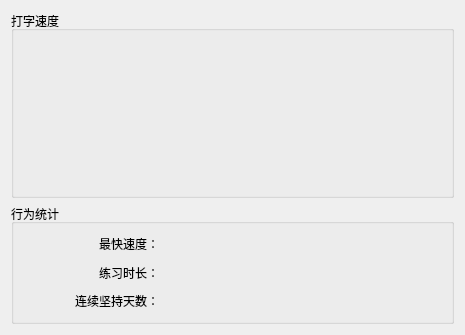
<?xml version="1.0" encoding="UTF-8"?>
<ui version="4.0">
 <class>WUserRecord</class>
 <widget class="QWidget" name="WUserRecord">
  <property name="geometry">
   <rect>
    <x>0</x>
    <y>0</y>
    <width>465</width>
    <height>335</height>
   </rect>
  </property>
  <property name="windowTitle">
   <string>Form</string>
  </property>
  <layout class="QVBoxLayout" name="verticalLayout_4">
   <item>
    <layout class="QVBoxLayout" name="verticalLayout_3">
     <item>
      <widget class="QGroupBox" name="groupBox">
       <property name="title">
        <string>打字速度</string>
       </property>
       <layout class="QVBoxLayout" name="verticalLayout_2">
        <item>
         <layout class="QVBoxLayout" name="verticalLayout">
          <item>
           <widget class="QCustomPlot" name="widget" native="true">
            <zorder>groupBox_2</zorder>
            <zorder>groupBox_2</zorder>
           </widget>
          </item>
         </layout>
        </item>
       </layout>
      </widget>
     </item>
     <item>
      <widget class="QGroupBox" name="groupBox_2">
       <property name="maximumSize">
        <size>
         <width>16777215</width>
         <height>120</height>
        </size>
       </property>
       <property name="title">
        <string>行为统计</string>
       </property>
       <layout class="QVBoxLayout" name="verticalLayout_7">
        <item>
         <layout class="QHBoxLayout" name="horizontalLayout">
          <item>
           <layout class="QVBoxLayout" name="verticalLayout_5">
            <item>
             <widget class="QLabel" name="label">
              <property name="text">
               <string>最快速度：</string>
              </property>
              <property name="alignment">
               <set>Qt::AlignRight|Qt::AlignTrailing|Qt::AlignVCenter</set>
              </property>
             </widget>
            </item>
            <item>
             <widget class="QLabel" name="label_3">
              <property name="text">
               <string>练习时长：</string>
              </property>
              <property name="alignment">
               <set>Qt::AlignRight|Qt::AlignTrailing|Qt::AlignVCenter</set>
              </property>
             </widget>
            </item>
            <item>
             <widget class="QLabel" name="label_5">
              <property name="text">
               <string>连续坚持天数：</string>
              </property>
              <property name="alignment">
               <set>Qt::AlignRight|Qt::AlignTrailing|Qt::AlignVCenter</set>
              </property>
             </widget>
            </item>
           </layout>
          </item>
          <item>
           <layout class="QVBoxLayout" name="verticalLayout_6">
            <item>
             <widget class="QLabel" name="label_speed">
              <property name="text">
               <string/>
              </property>
             </widget>
            </item>
            <item>
             <widget class="QLabel" name="label_time">
              <property name="text">
               <string/>
              </property>
             </widget>
            </item>
            <item>
             <widget class="QLabel" name="label_day">
              <property name="text">
               <string/>
              </property>
             </widget>
            </item>
           </layout>
          </item>
          <item>
           <widget class="QWidget" name="widget_grade" native="true"/>
          </item>
         </layout>
        </item>
       </layout>
      </widget>
     </item>
    </layout>
   </item>
  </layout>
 </widget>
 <customwidgets>
  <customwidget>
   <class>QCustomPlot</class>
   <extends>QWidget</extends>
   <header>qcustomplot.h</header>
   <container>1</container>
  </customwidget>
 </customwidgets>
 <resources/>
 <connections/>
</ui>
